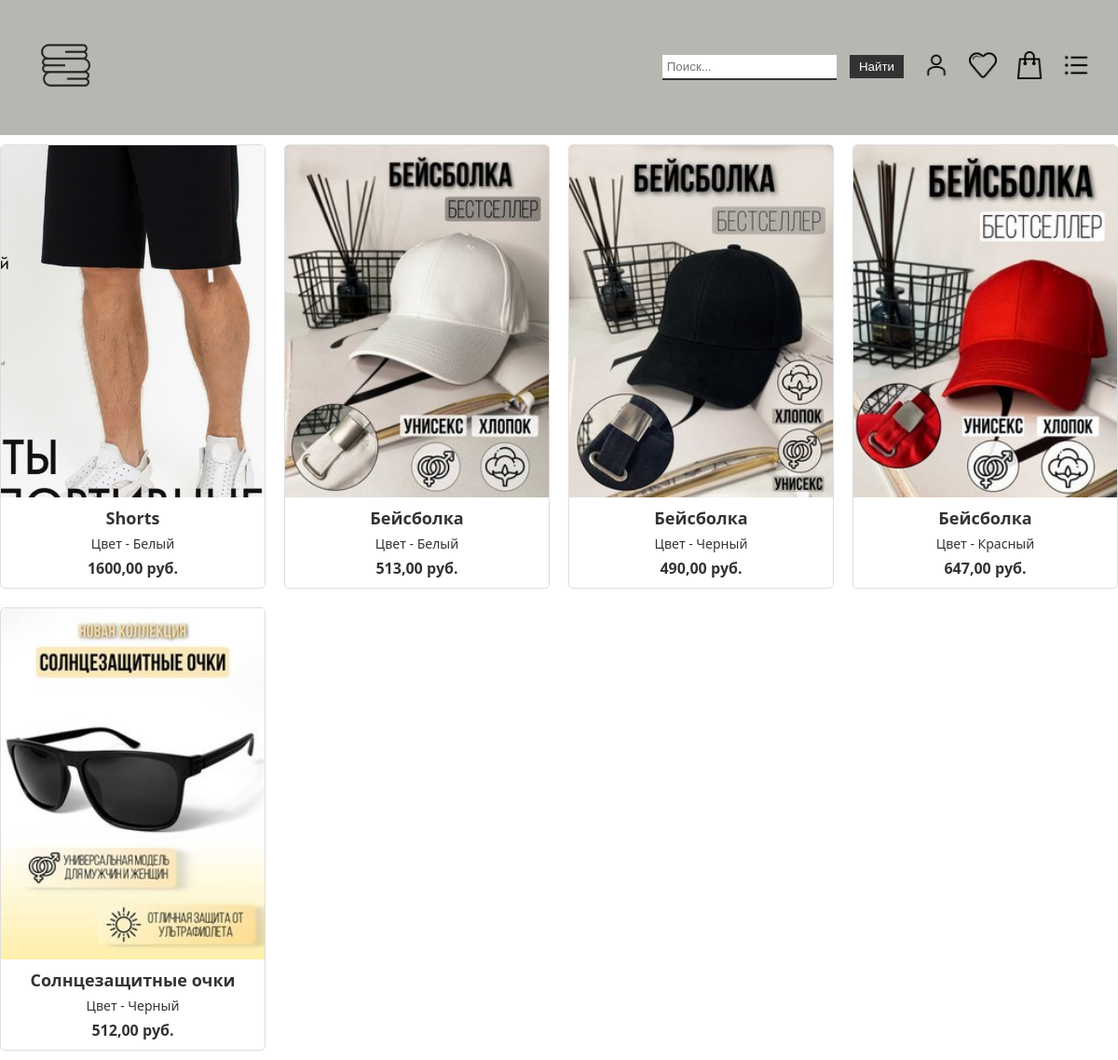
The app's page /, older data.
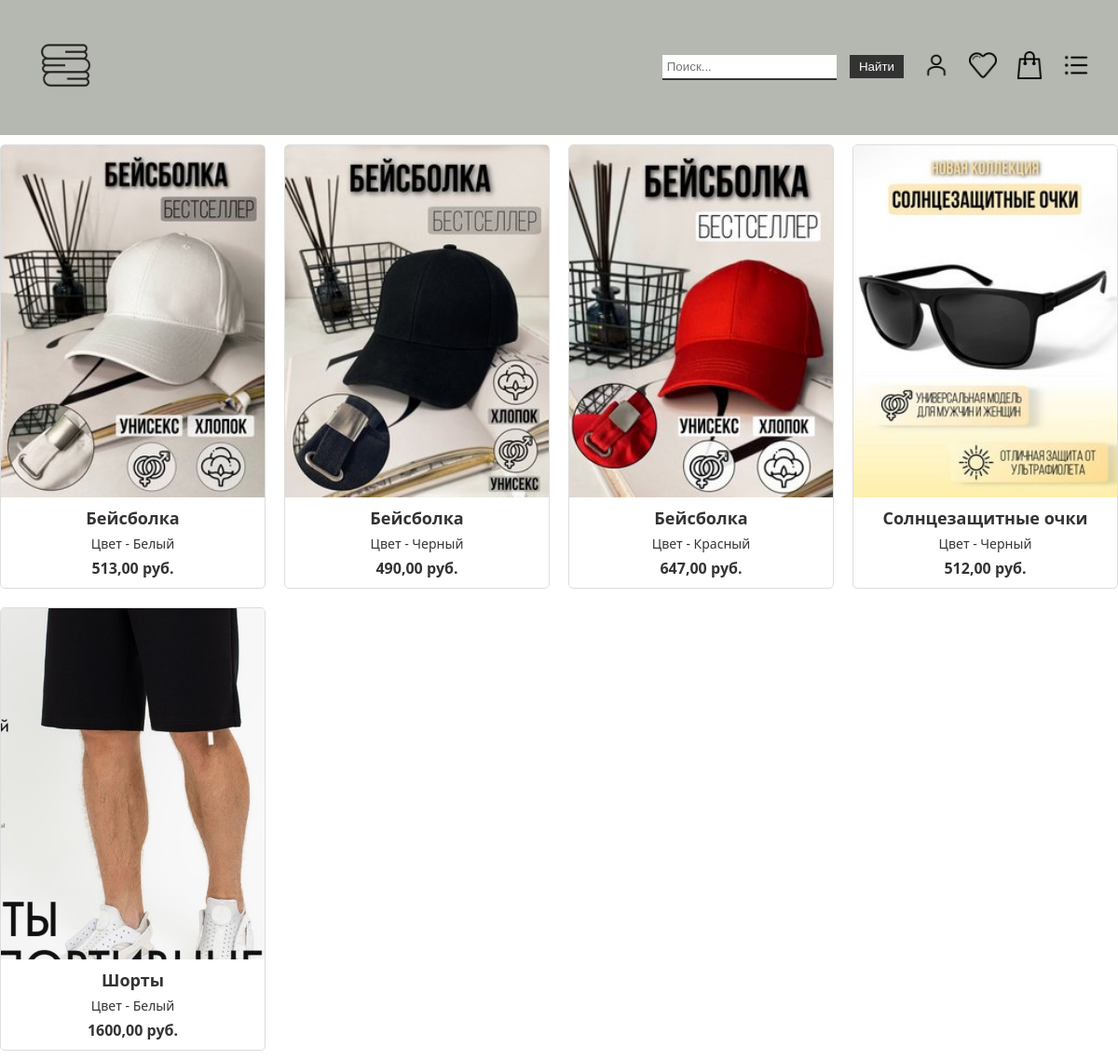
The same page, newer data.
### product/models.py (models this page shows, shortened)
class Product(models.Model):
    title = models.CharField(max_length=100)
    slug = models.SlugField(max_length=255, unique=True, db_index=True, verbose_name="URL")
    price = models.DecimalField(max_digits=10, decimal_places=2, null=True)
    photo = models.ImageField(blank=True, upload_to='photos/%Y/%m/%d/')
    color = models.CharField(max_length=50)
    content = models.TextField(blank=True)
    search_names = models.TextField(blank=True)
    gender = models.CharField(max_length=50)
    is_published = models.BooleanField(default=True)
    cat = models.ForeignKey('Catalog', on_delete=models.PROTECT)
    def get_absolute_url(self):
        return reverse('product', kwargs={'prod_slug': self.slug})
    class Meta:
        verbose_name = 'Товар'
        verbose_name_plural = 'Товары'
        ordering = ('title', )

### product/views.py (the view)
# urls.py: path('', head_page, name='home'),
def head_page(request):
    prods = Product.objects.all()
    title = 'Главная страница'
    context = {'title': title, 'prods': prods, 'menu': menu}
    return render(request, 'product/head_page.html', context)

### product/templates/product/head_page.html
{% extends 'product/base.html' %}
{% block content %}
{% if prods %}
  <div class="list-prod">
    {% for p in prods %}
      <a href="{{ p.get_absolute_url }}" class="item">
        {% if p.photo %}
          <img src="{{p.photo.url}}" alt="{{p.title}}">
        {% else %}
          <div style="height: 200px;"></div>
        {% endif %}
        <h2>{{ p.title }}</h2>
        <p>Цвет - {{ p.color }}</p>
        <p class="price">{{ p.price }} руб.</p>
      </a>
    {% endfor %}
  </div>
{% else %}
  <h2>По данной категории пока ничего нет</h2>
{% endif %}
{% endblock content %}

### product/templates/product/base.html (shortened to what this page needs)
{% load static %}
<!DOCTYPE html>
<html lang="en">
<head>
    <link type="text/css" href="{% static 'product/css/styles.css' %}" rel="stylesheet"/>
</head>
<body>
    {% block mainmenu %}
        <header>
          <nav>
            <a href="{% url 'home' %}" class="logo"><img src="{% static 'product/images/logo.png' %}" alt="Логотип"></a>
            <ul class="nav-links">
                <li>
                    <div class="search">
                      <form method="GET" action="{% url 'search' %}">
                        <input type="text" name="q" placeholder="Поиск...">
                        <button type="submit">Найти</button>
                      </form>
                    </div>
                </li>
                {% for m in menu %}
                  <li><a href="{% url m.url_name %}"><img src="{% static 'product/images/'|add:m.title|add:'.png' %}" ></a></li>
                {% endfor %}
            </ul>
          </nav>
        </header>
    {% endblock mainmenu %}
    {% block content %}{% endblock content%}
</body>
</html>

### product/static/product/css/styles.css (style rules this page uses)
body { position: relative; font-family: 'Noto Sans', sans-serif; font-size: 16px; line-height: 1.4; color: #000; min-width: 320px; overflow-x: hidden; height: auto; margin: 0; padding: 0; }
header { background-color: #B5B8B1; padding: 20px; }
nav { display: flex; align-items: center; justify-content: space-between; }
.logo img { height: 100px; width: auto; }
.search { display: flex; margin-left: 20px; }
.search input[type="text"] { border: none; border-bottom: 2px solid #333; padding: 5px; }
.search button[type="submit"] { background-color: #333; color: #fff; border: none; padding: 5px 10px; margin-left: 10px; }
.nav-links { display: flex; align-items: center; justify-content: center; list-style: none; margin: 0; padding: 0; }
.nav-links li { margin: 0 10px; }
.nav-links img { height: 30px; width: auto; }
.list-prod { display: flex; flex-wrap: wrap; justify-content: space-between; margin: 0 -10px; }
.item { width: calc(25% - 20px); margin: 10px; box-sizing: border-box; border: 1px solid #ddd; border-radius: 5px; overflow: hidden; background-color: #fff; display: flex; flex-direction: column; color: #333; text-decoration: none; }
.item img { max-width: 100%; height: auto; object-fit: cover; flex: 1; }
.item h2 { margin: 0 10px; font-size: 18px; font-weight: 700; text-align: center; margin-top: 10px; margin-bottom: 5px; }
.item p { margin: 0 10px; font-size: 14px; text-align: center; margin-bottom: 5px; }
.item .price { margin: 0 10px; font-size: 16px; font-weight: 700; text-align: center; margin-bottom: 10px; }
.item { width: calc(25% - 20px); margin: 10px; box-sizing: border-box; border: 1px solid #ddd; border-radius: 5px; overflow: hidden; background-color: #fff; display: flex; flex-direction: column; }

Row changes from the older to the newer data that the page shows:
changed Product: title "Shorts" → "Шорты"; moves down the list
